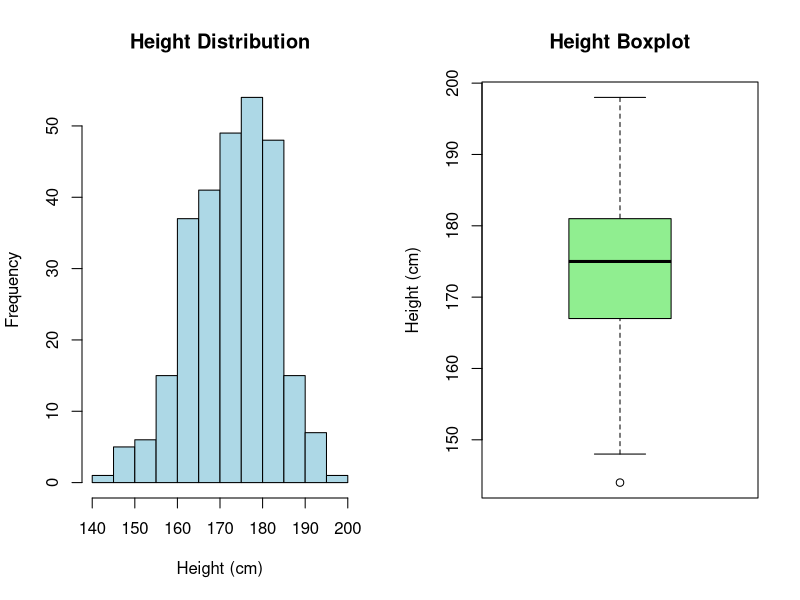
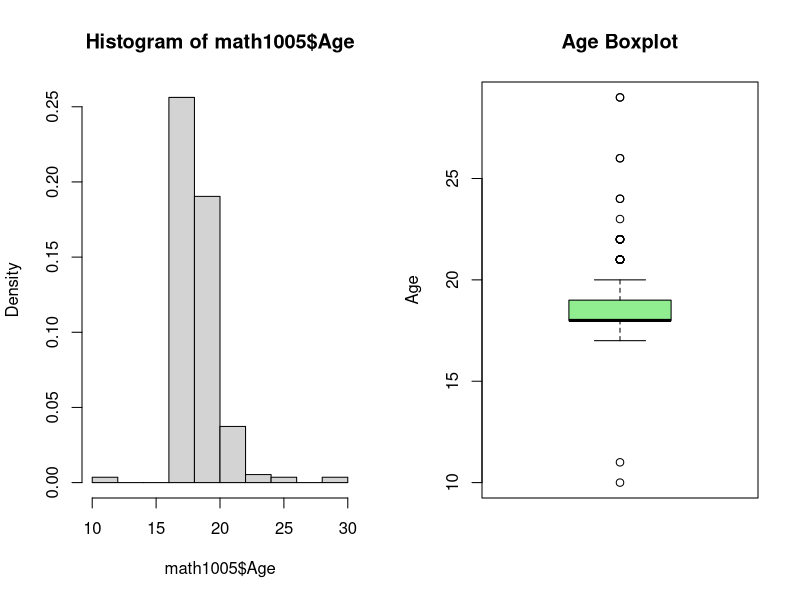
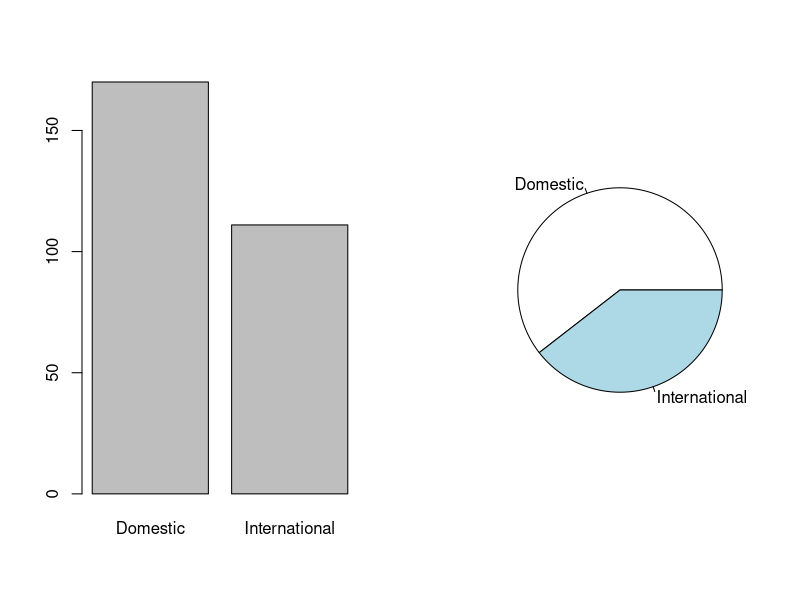
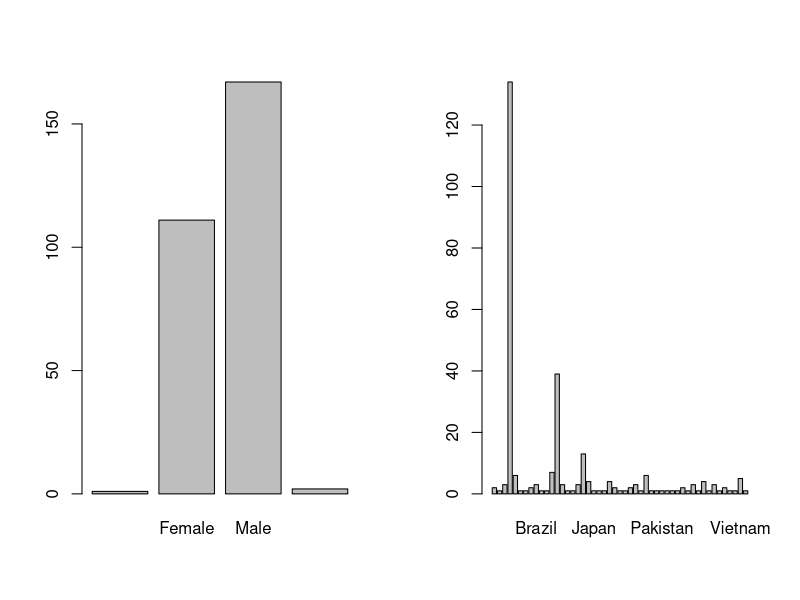
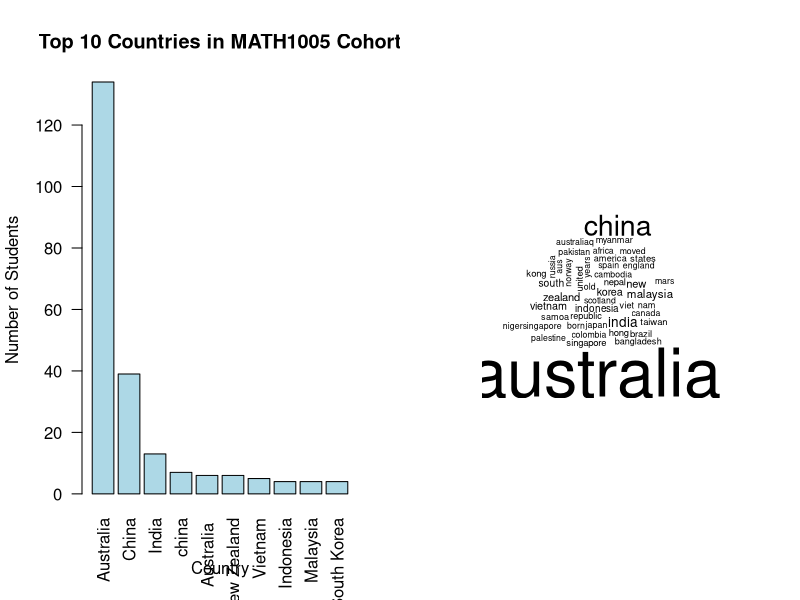
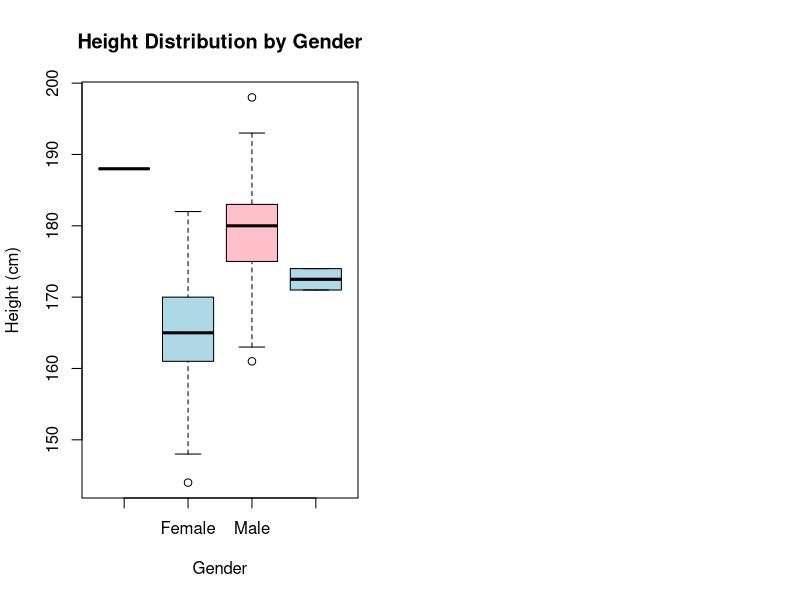

Reproduce these figures in R, in order.
## ---- chunk 1

## ---- chunk 2
math1005 = read.csv("math1005_cleaned.csv")
## ---- chunk 3
### write code here
dim(math1005)

## ---- chunk 4
### write code here
str(math1005)
## ---- chunk 5
### write code here

# Simple 2-line graphical summary for height distribution
par(mfrow=c(1,2))
hist(math1005$Height, main="Height Distribution", xlab="Height (cm)", col="lightblue")
boxplot(math1005$Height, main="Height Boxplot", ylab="Height (cm)", col="lightgreen")
## ---- chunk 6
### write code here
height=na.omit(math1005$Height)
mean(height)
sd(height)
median(height)
IQR(height)
## ---- chunk 7
# complete the following function
sdpop <- function(X){
  ### write your code here
  m=sum(X)/length(X)
  s=sqrt(sum(X-m)^2)/length(X)
  return(s)
}
## ---- chunk 8
### Apply your function sdpop here to height and check its correctness
sdpop(height)
n=length(height)
sd(height)*sqrt((n-1)/n)
## ---- chunk 9
### write code here
par(mfrow=c(1,2))
hist(math1005$Age, freq=F)
boxplot(math1005$Age, main="Age Boxplot", ylab="Age", col="lightgreen")
## ---- chunk 10
### write code here


## ---- chunk 11
### write code here

## ---- chunk 12
### write code here

## ---- chunk 13
### write code here


## ---- chunk 14
### write code here
# Graphical summary for domestic vs international students
# Graphical summary for domestic vs international students
par(mfrow=c(1,2))
barplot(table(math1005$International))
pie(table(math1005$International))

## ---- chunk 15
    ### write code here
    prop.table(table(math1005$International))

## ---- chunk 16
### write code here
barplot(table(math1005$Gender))
## ---- chunk 17
### write code here
prop.table(table(math1005$Gender))['Female']

## ---- chunk 18
### write code here
barplot(table(math1005$Country))

## ---- chunk 19
### write code here
country_counts <- sort(table(math1005$Country), decreasing = TRUE)
print(country_counts)
barplot(country_counts[1:10], main="Top 10 Countries in MATH1005 Cohort", xlab="Country", ylab="Number of Students", col="lightblue", las=2)

## ---- chunk 20
install.packages(c("wordcloud", "tm"))
library(wordcloud)
wordcloud(math1005$Country, min.freq = 1)
## ---- chunk 21
# Comparative boxplot of heights by gender
boxplot(Height ~ Gender, data = math1005, main="Height Distribution by Gender", xlab="Gender", ylab="Height (cm)", col=c("pink", "lightblue"))
## ---- chunk 22

## ---- chunk 23
